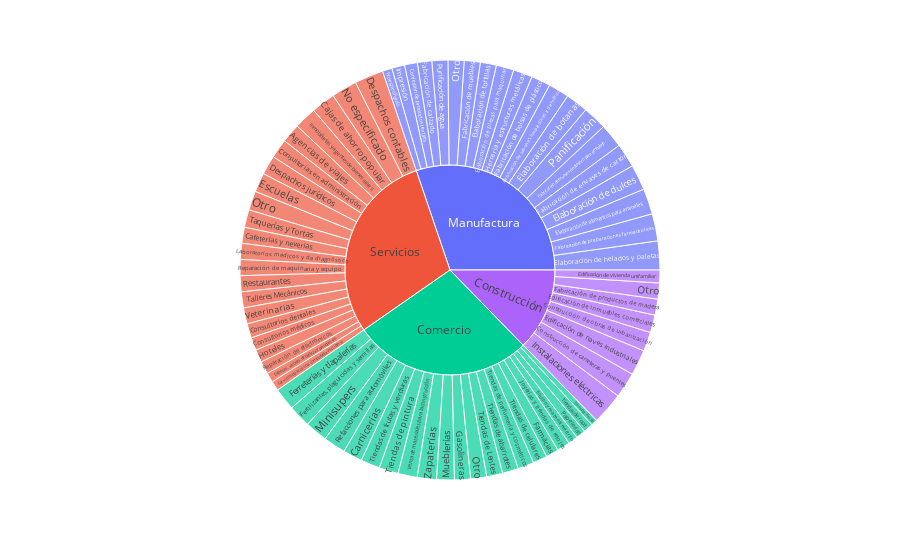

The cell this chart's notebook holds for it:
### Code cell
fig = px.sunburst(pivot_sector_giro, path=['Sector','Giro'], values='Total')
fig.show()

### Figure 1 — Plotly figure (JSON) as saved in the notebook; plotly's stock layout.template omitted (floating-point values rounded to 4 significant figures)
{"data": [{"branchvalues": "total", "domain": {"x": [0, 1], "y": [0, 1]}, "hovertemplate": "labels=%{label}<br>Total=%{value}<br>parent=%{parent}<br>id=%{id}<extra></extra>", "ids": ["Servicios/Agencias de viajes", "Servicios/Cafeterías y neverías", "Servicios/Cajas de ahorro popular", "Comercio/Carnicerías", "Manufactura/Confección de productos textiles", "Construcción/Construcción de carreteras y puentes", "Construcción/Construcción de obras de urbanización", "Servicios/Consultorios dentales", "Servicios/Consultorios médicos", "Servicios/Consultorías en administración", "Servicios/Despachos contables", "Servicios/Despachos jurídicos", "Construcción/Edificación de inmuebles comerciales", "Construcción/Edificación de naves industriales", "Construcción/Edificación de vivienda unifamiliar", "Manufactura/Elaboración de alimentos para animales", "Manufactura/Elaboración de botanas", "Manufactura/Elaboración de dulces", "Manufactura/Elaboración de helados y paletas", "Manufactura/Elaboración de piezas para maquinaria", "Manufactura/Elaboración de tortillas", "Comercio/Equipo y material eléctrico", "Servicios/Escuelas", "Servicios/Estéticas, salones de belleza y peluquerías", "Manufactura/Fabricación de bolsas de plástico", "Manufactura/Fabricación de calzado", "Manufactura/Fabricación de envases de cartón", "Manufactura/Fabricación de envases de plástico para embalaje", "Manufactura/Fabricación de jabones, limpiadores y dentífricos", "Manufactura/Fabricación de muebles", "Manufactura/Fabricación de preparaciones farmacéuticas", "Construcción/Fabricación de productos de madera", "Comercio/Farmacias", "Comercio/Ferreterías y tlapalerías", "Comercio/Fertilizantes, plaguicidas y semillas", "Comercio/Gasolineras", "Manufactura/Herrería y estructuras metálicas", "Servicios/Hoteles", "Manufactura/Impresión", "Servicios/Inmobiliarias y agentes de bienes raíces", "Construcción/Instalaciones eléctricas", "Comercio/Joyerías y tiendas de relojes", "Servicios/Laboratorios médicos y de diagnóstico", "Comercio/Minisupers", "Comercio/Mueblerías", "Comercio/No especificado", "Manufactura/No especificado", "Servicios/No especificado", "Comercio/Otro", "Construcción/Otro", "Manufactura/Otro", "Servicios/Otro", "Manufactura/Panificación", "Comercio/Papelerías", "Manufactura/Purificación de agua", "Comercio/Refacciones para automóviles", "Servicios/Reparación de electrónicos", "Servicios/Reparación de maquinaria y equipo", "Servicios/Restaurantes", "Servicios/Servicios de acceso a computadoras (cibers)", "Servicios/Talleres Mecánicos", "Servicios/Taquerías y Tortas", "Comercio/Tiendas de Lentes", "Comercio/Tiendas de abarrotes", "Comercio/Tiendas de celulares", "Comercio/Tiendas de frutas y verduras", "Comercio/Tiendas de perfumería y cosméticos", "Comercio/Tiendas de pintura", "Comercio/Tiendas de ropa", "Comercio/Venta de materiales para la construcción", "Servicios/Veterinarias", "Comercio/Zapaterías", "Comercio", "Construcción", "Manufactura", "Servicios"], "labels": ["Agencias de viajes", "Cafeterías y neverías", "Cajas de ahorro popular", "Carnicerías", "Confección de productos textiles", "Construcción de carreteras y puentes", "Construcción de obras de urbanización", "Consultorios dentales", "Consultorios médicos", "Consultorías en administración", "Despachos contables", "Despachos jurídicos", "Edificación de inmuebles comerciales", "Edificación de naves industriales", "Edificación de vivienda unifamiliar", "Elaboración de alimentos para animales", "Elaboración de botanas", "Elaboración de dulces", "Elaboración de helados y paletas", "Elaboración de piezas para maquinaria", "Elaboración de tortillas", "Equipo y material eléctrico", "Escuelas", "Estéticas, salones de belleza y peluquerías", "Fabricación de bolsas de plástico", "Fabricación de calzado", "Fabricación de envases de cartón", "Fabricación de envases de plástico para embalaje", "Fabricación de jabones, limpiadores y dentífricos", "Fabricación de muebles", "Fabricación de preparaciones farmacéuticas", "Fabricación de productos de madera", "Farmacias", "Ferreterías y tlapalerías", "Fertilizantes, plaguicidas y semillas", "Gasolineras", "Herrería y estructuras metálicas", "Hoteles", "Impresión", "Inmobiliarias y agentes de bienes raíces", "Instalaciones eléctricas", "Joyerías y tiendas de relojes", "Laboratorios médicos y de diagnóstico", "Minisupers", "Mueblerías", "No especificado", "No especificado", "No especificado", "Otro", "Otro", "Otro", "Otro", "Panificación", "Papelerías", "Purificación de agua", "Refacciones para automóviles", "Reparación de electrónicos", "Reparación de maquinaria y equipo", "Restaurantes", "Servicios de acceso a computadoras (cibers)", "Talleres Mecánicos", "Taquerías y Tortas", "Tiendas de Lentes", "Tiendas de abarrotes", "Tiendas de celulares", "Tiendas de frutas y verduras", "Tiendas de perfumería y cosméticos", "Tiendas de pintura", "Tiendas de ropa", "Venta de materiales para la construcción", "Veterinarias", "Zapaterías", "Comercio", "Construcción", "Manufactura", "Servicios"], "name": "", "parents": ["Servicios", "Servicios", "Servicios", "Comercio", "Manufactura", "Construcción", "Construcción", "Servicios", "Servicios", "Servicios", "Servicios", "Servicios", "Construcción", "Construcción", "Construcción", "Manufactura", "Manufactura", "Manufactura", "Manufactura", "Manufactura", "Manufactura", "Comercio", "Servicios", "Servicios", "Manufactura", "Manufactura", "Manufactura", "Manufactura", "Manufactura", "Manufactura", "Manufactura", "Construcción", "Comercio", "Comercio", "Comercio", "Comercio", "Manufactura", "Servicios", "Manufactura", "Servicios", "Construcción", "Comercio", "Servicios", "Comercio", "Comercio", "Comercio", "Manufactura", "Servicios", "Comercio", "Construcción", "Manufactura", "Servicios", "Manufactura", "Comercio", "Manufactura", "Comercio", "Servicios", "Servicios", "Servicios", "Servicios", "Servicios", "Servicios", "Comercio", "Comercio", "Comercio", "Comercio", "Comercio", "Comercio", "Comercio", "Comercio", "Servicios", "Comercio", "", "", "", ""], "type": "sunburst", "values": [6, 5, 7.5, 6, 4, 8, 6, 4.5, 4, 6, 9, 6, 5.5, 8, 4, 8, 7, 8, 9, 5.5, 5, 3, 6, 3, 6, 4.5, 7.5, 7.5, 6.5, 5, 8.5, 5, 4, 7, 7, 5, 6, 4, 4, 7, 10, 4, 5, 7, 5.5, 2, 3, 8, 5, 5, 5, 6, 7.5, 3, 5, 7, 4, 5, 5, 3, 5, 5.5, 5, 5, 4.5, 6, 5, 6, 3, 6, 5, 6, 112, 51.5, 122.5, 119.5]}], "layout": {"legend": {"tracegroupgap": 0}, "margin": {"t": 60}}}
